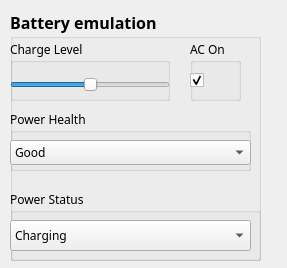
<?xml version="1.0" encoding="UTF-8"?>
<ui version="4.0">
 <class>Frame</class>
 <widget class="QFrame" name="Frame">
  <property name="enabled">
   <bool>true</bool>
  </property>
  <property name="geometry">
   <rect>
    <x>0</x>
    <y>0</y>
    <width>287</width>
    <height>268</height>
   </rect>
  </property>
  <property name="contextMenuPolicy">
   <enum>Qt::DefaultContextMenu</enum>
  </property>
  <property name="windowTitle">
   <string/>
  </property>
  <property name="accessibleName">
   <string>Battery emulation</string>
  </property>
  <property name="frameShape">
   <enum>QFrame::NoFrame</enum>
  </property>
  <property name="frameShadow">
   <enum>QFrame::Raised</enum>
  </property>
  <property name="lineWidth">
   <number>0</number>
  </property>
  <widget class="QGroupBox" name="groupBox">
   <property name="geometry">
    <rect>
     <x>10</x>
     <y>10</y>
     <width>251</width>
     <height>251</height>
    </rect>
   </property>
   <property name="font">
    <font>
     <family>Sans Serif</family>
     <pointsize>12</pointsize>
     <weight>75</weight>
     <bold>true</bold>
    </font>
   </property>
   <property name="title">
    <string>Battery emulation</string>
   </property>
   <widget class="QGroupBox" name="groupBox_2">
    <property name="geometry">
     <rect>
      <x>0</x>
      <y>30</y>
      <width>160</width>
      <height>61</height>
     </rect>
    </property>
    <property name="font">
     <font>
      <family>Sans Serif</family>
      <pointsize>9</pointsize>
      <weight>50</weight>
      <bold>false</bold>
     </font>
    </property>
    <property name="title">
     <string>Charge Level</string>
    </property>
    <widget class="QSlider" name="batteryLevelSlider">
     <property name="geometry">
      <rect>
       <x>0</x>
       <y>30</y>
       <width>160</width>
       <height>29</height>
      </rect>
     </property>
     <property name="accessibleName">
      <string>Charge level</string>
     </property>
     <property name="maximum">
      <number>100</number>
     </property>
     <property name="value">
      <number>50</number>
     </property>
     <property name="orientation">
      <enum>Qt::Horizontal</enum>
     </property>
    </widget>
   </widget>
   <widget class="QGroupBox" name="groupBox_3">
    <property name="geometry">
     <rect>
      <x>180</x>
      <y>30</y>
      <width>51</width>
      <height>61</height>
     </rect>
    </property>
    <property name="font">
     <font>
      <pointsize>9</pointsize>
      <weight>50</weight>
      <bold>false</bold>
     </font>
    </property>
    <property name="title">
     <string>AC On</string>
    </property>
    <widget class="QCheckBox" name="chargingCkBox">
     <property name="geometry">
      <rect>
       <x>0</x>
       <y>30</y>
       <width>21</width>
       <height>21</height>
      </rect>
     </property>
     <property name="text">
      <string/>
     </property>
     <property name="checked">
      <bool>true</bool>
     </property>
    </widget>
   </widget>
   <widget class="QGroupBox" name="groupBox_4">
    <property name="geometry">
     <rect>
      <x>0</x>
      <y>100</y>
      <width>241</width>
      <height>61</height>
     </rect>
    </property>
    <property name="font">
     <font>
      <pointsize>9</pointsize>
      <weight>50</weight>
      <bold>false</bold>
     </font>
    </property>
    <property name="title">
     <string>Power Health</string>
    </property>
    <widget class="QComboBox" name="healthBox">
     <property name="geometry">
      <rect>
       <x>0</x>
       <y>30</y>
       <width>241</width>
       <height>25</height>
      </rect>
     </property>
     <item>
      <property name="text">
       <string>Good</string>
      </property>
     </item>
     <item>
      <property name="text">
       <string>Failed</string>
      </property>
     </item>
     <item>
      <property name="text">
       <string>Dead</string>
      </property>
     </item>
     <item>
      <property name="text">
       <string>Overvoltage</string>
      </property>
     </item>
     <item>
      <property name="text">
       <string>Overheated</string>
      </property>
     </item>
     <item>
      <property name="text">
       <string>Unknown</string>
      </property>
     </item>
    </widget>
   </widget>
   <widget class="QGroupBox" name="groupBox_5">
    <property name="geometry">
     <rect>
      <x>0</x>
      <y>180</y>
      <width>251</width>
      <height>71</height>
     </rect>
    </property>
    <property name="font">
     <font>
      <pointsize>9</pointsize>
      <weight>50</weight>
      <bold>false</bold>
     </font>
    </property>
    <property name="title">
     <string>Power Status</string>
    </property>
    <widget class="QComboBox" name="statusBox">
     <property name="geometry">
      <rect>
       <x>0</x>
       <y>30</y>
       <width>241</width>
       <height>31</height>
      </rect>
     </property>
     <property name="currentIndex">
      <number>1</number>
     </property>
     <item>
      <property name="text">
       <string>Unknown</string>
      </property>
     </item>
     <item>
      <property name="text">
       <string>Charging</string>
      </property>
     </item>
     <item>
      <property name="text">
       <string>Discharging</string>
      </property>
     </item>
     <item>
      <property name="text">
       <string>Not charging</string>
      </property>
     </item>
     <item>
      <property name="text">
       <string>Full</string>
      </property>
     </item>
    </widget>
   </widget>
  </widget>
 </widget>
 <tabstops>
  <tabstop>batteryLevelSlider</tabstop>
  <tabstop>chargingCkBox</tabstop>
  <tabstop>healthBox</tabstop>
  <tabstop>statusBox</tabstop>
 </tabstops>
 <resources/>
 <connections/>
</ui>
